Frame 1 (no input): blank canvas, image omitted
Frame 60 (no input): blank canvas, image omitted
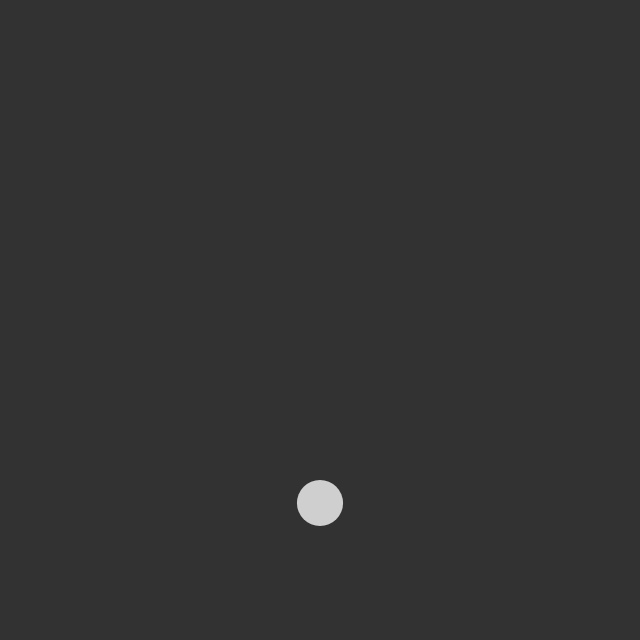
Frame 120 (the mouse pressed at the canvas centre since frame 60)

The p5.js sketch whose frames 1 and 60 were blank and that drew this single picture after the mouse press (run headless with seeded random() and noise() and a simulated clock; from frame 60 on, the mouse is pressed at the canvas centre):

// p5.js sketch
// ── sketch.js
let world;

function setup(){
	createCanvas(640,640);
	noStroke();

	world = new World();
}

function mousePressed(){
	let mass = Math.random() * 50 + 1;
	world.addNewObject(mouseX, mouseY, mass);
}

function draw(){
	background(50);

	world.updatePosition();
	world.timeToDie(1);
	world.showWorldObjects();
}
// ── World.js
function World(){
	this.objects = [];
}

World.prototype.addNewObject = function(x, y, mass){
	let object = new WorldObject(createVector(x, y), mass);
	this.objects.push(object);
}

World.prototype.showWorldObjects = function(){
	this.objects.forEach(e => {
		fill(255, e.life);
		ellipse(e.pos.x, e.pos.y, e.mass);
	});
}

World.prototype.updatePosition = function(){
	this.objects.forEach(e => {
		let gravity = createVector(0,-0.1);
		e.addForce(gravity);
		e.move();	
	});
}

World.prototype.timeToDie = function(cooldown){
	if(frameCount % cooldown == 0){
		for(let i = 0; i < this.objects.length; i++){
			this.objects[i].decreaseLife();
			if(this.objects[i].life < 0){
				this.objects.splice(i, 1);
				i--;
			}
		}
	}
}
// ── WorldObject.js
function WorldObject(initialPos, mass){
	this.mass = mass;
	this.pos = createVector(initialPos.x, initialPos.y);
	this.vel = createVector(0,0);
	this.acc = createVector(0,0);
	this.life = 255;
}

WorldObject.prototype.addForce = function(vector){
	vector.y *= -1;
	this.vel.add(vector);
}

WorldObject.prototype.move = function(){
	this.vel.add(this.acc);
	this.pos.add(this.vel);
}

WorldObject.prototype.decreaseLife = function(){
	this.life--;
}
